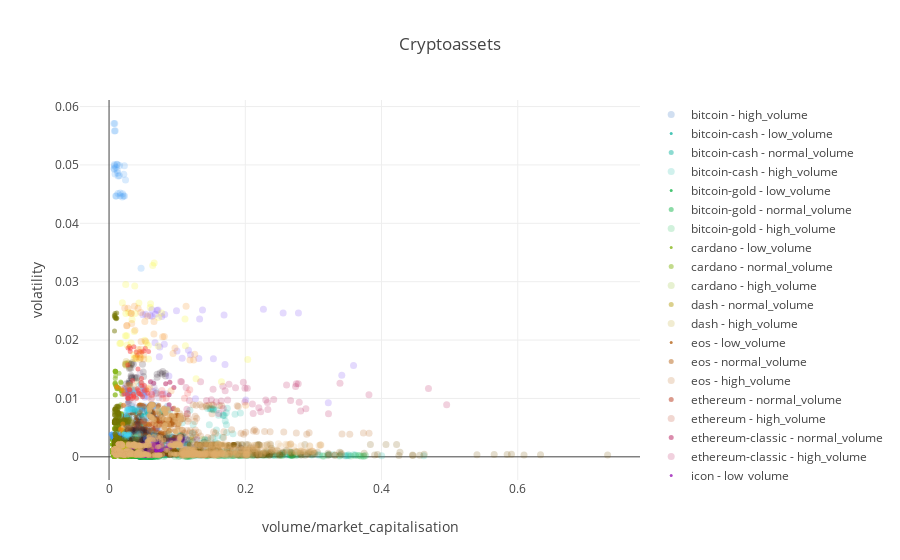

The notebook cell this image was saved under:
### Code cell
colors = ['#1b5eb7', '#1bb7a4', '#1bb751', '#88b71b', '#b7a21b', 
              '#b7661b', '#b7371b', '#b71b5c', '#9c1bb7', '#302333',
              '#9879ad', '#7a45f7', '#44d9f7', '#439af7', '#f74343',
              '#775303', '#757703', '#f3f70e', '#f7860d', '#e0af70']

data = []
gr = df.groupby("coin")
i = 0
for name, group in gr:
    trace1 = go.Scatter(
        name = name + " - low_volume",
        x = group.vol_market_cap_ratio[group.volume_label==0],
        y = group.vols, 
        
        mode = 'markers',
        marker = dict( size=3, color=colors[i], opacity=0.8),
    )
    
    trace2 = go.Scatter(
        name = name + " - normal_volume",
        x = group.vol_market_cap_ratio[group.volume_label==1],
        y = group.vols, 
        
        mode = 'markers',
        marker = dict( size=5, color=colors[i], opacity=0.5),
    )
    
    trace3 = go.Scatter(
        name = name + " - high_volume",
        x = group.vol_market_cap_ratio[group.volume_label==2],
        y = group.vols, 
        
        mode = 'markers',
        marker = dict( size=7, color=colors[i], opacity=0.2),
    )

    data.append(trace1)
    data.append(trace2)
    data.append(trace3)
    i = i + 1
    
layout = go.Layout(
    title = "Cryptoassets", 
    xaxis = {'title': 'volume/market_capitalisation'},
    yaxis = {'title': 'volatility'},
     )    

fig = go.Figure(data=data, layout=layout)
iplot(fig)
